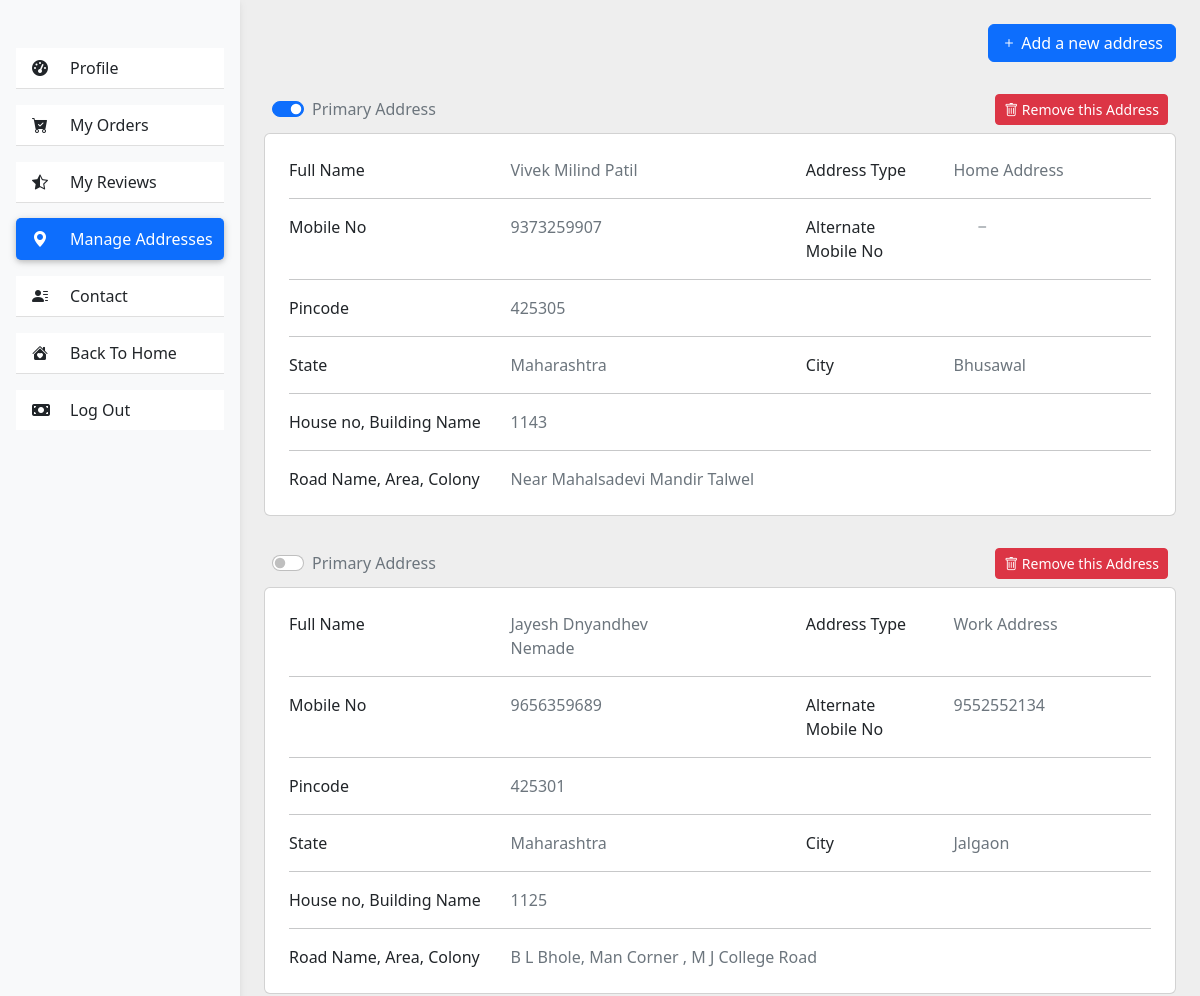
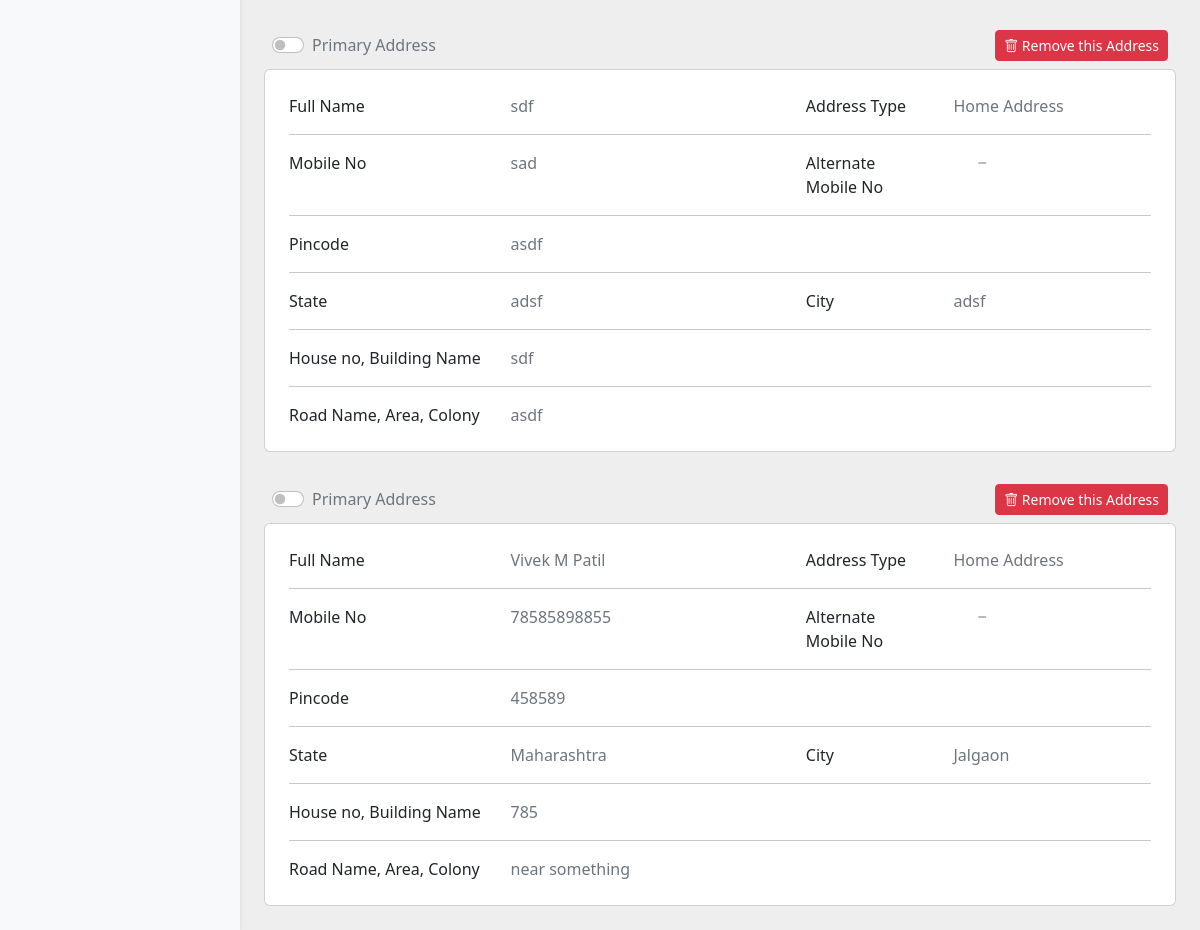
Before: /profile/myaddresses (signed in) with the older database file (2 pictures, top to bottom).
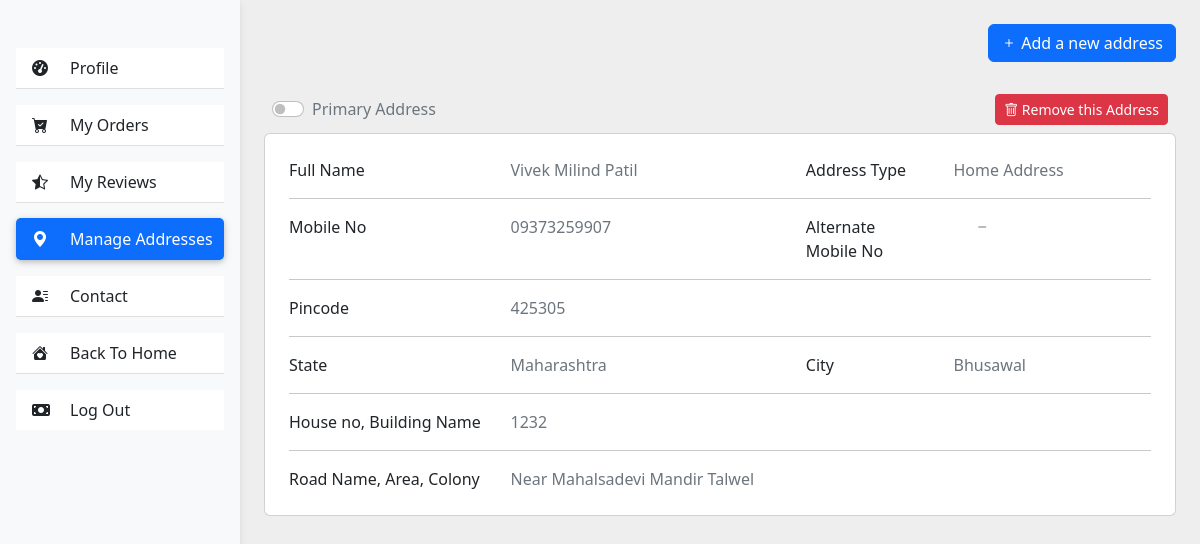
After: the same page with the newer database file.
### UserProfile/models.py (models this page shows, shortened)
class Address(models.Model):
    user = models.ForeignKey(model.User, on_delete=models.SET_DEFAULT, default=None)
    full_name = models.CharField(max_length=500)
    phone_number = models.CharField(max_length=20)
    alternate_phone_number = models.CharField(max_length=20)
    pincode = models.CharField(max_length=20)
    state = models.CharField(max_length=50)
    city = models.CharField(max_length=50)
    house_no = models.CharField(max_length=200)
    area = models.CharField(max_length=500)
    home_work_address = models.BooleanField(default=True)
    default_address = models.BooleanField(default=False)

### UserProfile/views.py (the view)
# urls.py: path("myaddresses", views.address, name="addresses"),
def address(request):
    address = Address.objects.filter(user=request.user)
    return render(request, "UserProfile/address.html", {"address": address})

### templates/UserProfile/address.html (shortened to what the changed rows need)
{% extends 'UserProfile/base.html' %}
{% block body %}
<div class="container my-3">
    {% for address in address %}
    <div>
        <div class="mt-4 ms-2 row align-items-center">
            <div class="form-check form-switch col">
                <form action="{%url 'defaultAddressChanged'%}" class='default_address_form' method="post">
                    <input class="form-check-input radio" type="radio" id="SwitchCheck" value="{{address.id}}" name="check" {% if address.default_address %} checked {% endif %} />
                    <p class="text-muted mb-1 d-none d-sm-inline">Primary Address</p>
                </form>
            </div>
            <div class="col">
                <button type="button" class="btn btn-danger btn-sm btn-block float-end m-2" data-bs-toggle="modal"
                    data-bs-target="#deleteAddressModal">
                    <i class="bi bi-trash"></i>
                    <p class="m-0 d-none d-md-inline">Remove this Address</p>
                </button>
            </div>
        </div>
        <div class="col-lg-12 p-4 card">
            <div class="row">
                <div class="col-sm-3">
                    <p class="mb-0">Full Name</p>
                </div>
                <div class="col-sm-3">
                    <p class="text-muted mb-0">{{address.full_name}}</p>
                </div>
                <div class="col-md-1">
                </div>
                <div class="col-sm-3 col-md-2">
                    <p class="mb-0">Address Type</p>
                </div>
                <div class="col-sm-3">
                    <p class="text-muted mb-0">
                        {% if address.home_work_address %} Home Address {% else %} Work
                        Address {% endif %}
                    </p>
                </div>
            </div>
            <hr />
            <div class="row">
                <div class="col-sm-3">
                    <p class="mb-0">Mobile No</p>
                </div>
                <div class="col-sm-3">
                    <p class="text-muted mb-0">
                        {% if address.phone_number %} {{address.phone_number}} {% else %}
                        &nbsp;&nbsp;&nbsp;&nbsp;&nbsp;<i class="bi bi-dash"></i> {% endif %}
                    </p>
                </div>
                <div class="col-md-1">
                </div>
                <div class="col-sm-3 col-md-2">
                    <p class="mb-0">Alternate Mobile No</p>
                </div>
                <div class="col-sm-3">
                    <p class="text-muted mb-0">
                        {% if address.alternate_phone_number %}
                        {{address.alternate_phone_number}} {% else %}
                        &nbsp;&nbsp;&nbsp;&nbsp;&nbsp;<i class="bi bi-dash"></i> {% endif %}
                    </p>
                </div>
            </div>
            <hr />
            <div class="row">
                <div class="col-sm-3">
                    <p class="mb-0">Pincode</p>
                </div>
                <div class="col-sm-9">
                    <p class="text-muted mb-0">{{address.pincode}}</p>
                </div>
            </div>
            <hr />
            <div class="row">
                <div class="col-sm-3">
                    <p class="mb-0">State</p>
                </div>
                <div class="col-sm-3">
                    <p class="text-muted mb-0">{{address.state}}</p>
                </div>
                <div class="col-md-1">
                </div>
                <div class="col-sm-3 col-md-2">
                    <p class="mb-0">City</p>
                </div>
                <div class="col-sm-3">
                    <p class="text-muted mb-0">{{address.city}}</p>
                </div>
            </div>
            <hr />
            <div class="row">
                <div class="col-sm-3">
                    <p class="mb-0">House no, Building Name</p>
                </div>
                <div class="col-sm-9">
                    <p class="text-muted mb-0">{{address.house_no}}</p>
                </div>
            </div>
            <hr />
            <div class="row">
                <div class="col-sm-3">
                    <p class="mb-0">Road Name, Area, Colony</p>
                </div>
                <div class="col-sm-9">
                    <p class="text-muted mb-0">{{address.area}}</p>
                </div>
            </div>
        </div>
    </div>
    {%empty%}
    <p class="bg-primary mt-5 fs-5 text-center p-2 text-white ">You haven't added any Addresses</p>
    {% endfor %}
</div>
{% endblock body %}

Changed rows visible on the page:
removed Address: default_address "☑", full_name "Vivek Milind Patil", home_work_address "Home Address", phone_number "9373259907", pincode "425305", state "Maharashtra", city "Bhusawal", house_no "1143", area "Near Mahalsadevi Mandir Talwel"
removed Address: full_name "Jayesh Dnyandhev Nemade", home_work_address "Work Address", phone_number "9656359689", alternate_phone_number "9552552134", pincode "425301", state "Maharashtra", city "Jalgaon", house_no "1125", area "B L Bhole, Man Corner , M J College Road"
removed Address: full_name "sdf", home_work_address "Home Address", phone_number "sad", pincode "asdf", state "adsf", city "adsf", house_no "sdf", area "asdf"
removed Address: full_name "Vivek M Patil", home_work_address "Home Address", phone_number "78585898855", pincode "458589", state "Maharashtra", city "Jalgaon", house_no "785", area "near something"
added Address: full_name "Vivek Milind Patil", home_work_address "Home Address", phone_number "09373259907", pincode "425305", state "Maharashtra", city "Bhusawal", house_no "1232", area "Near Mahalsadevi Mandir Talwel"
